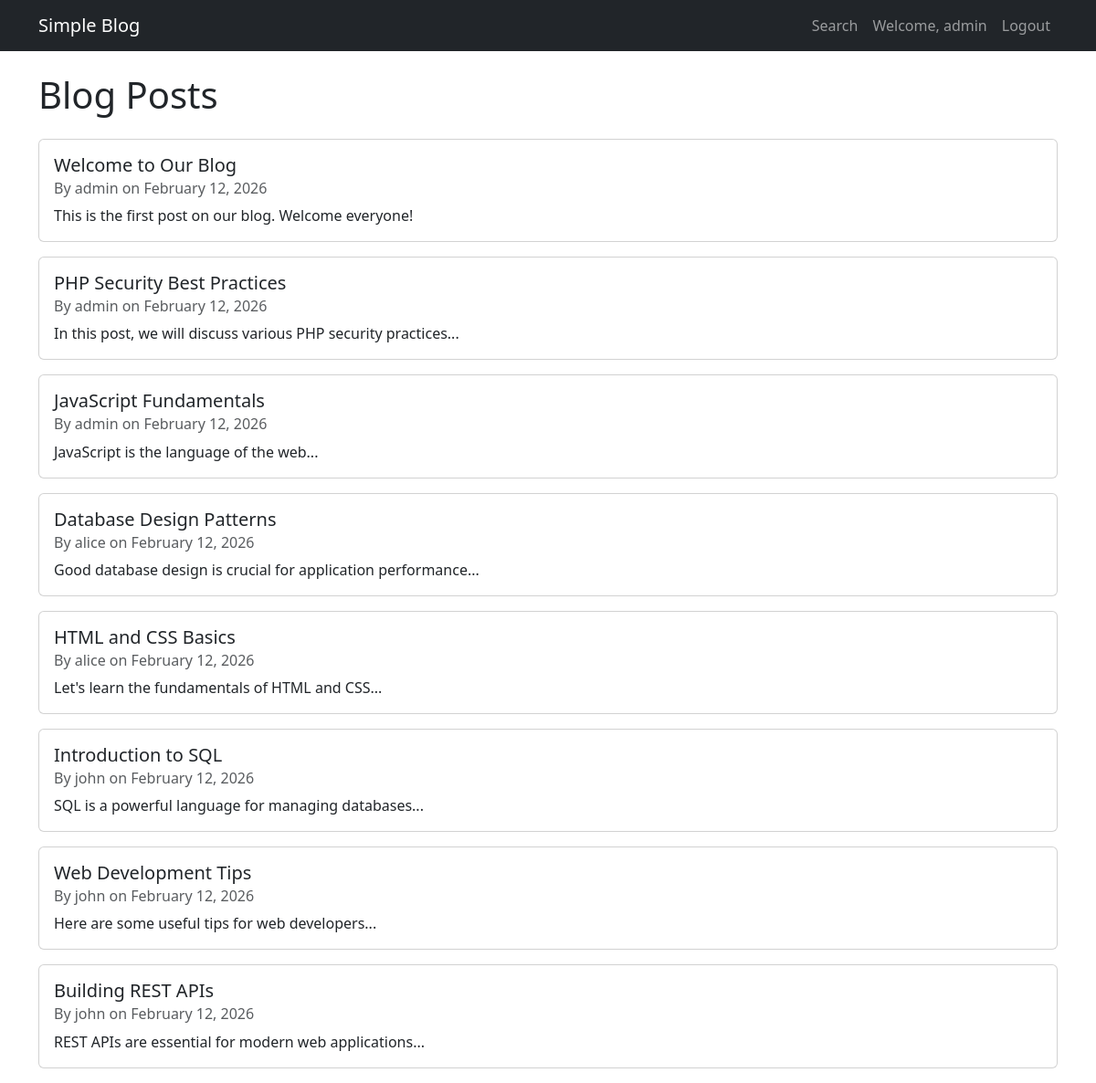
/index.php (signed in), run on the app's committed database.
### tables this page shows
CREATE TABLE IF NOT EXISTS posts (
    id INT AUTO_INCREMENT PRIMARY KEY,
    title VARCHAR(200) NOT NULL,
    content TEXT NOT NULL,
    author_id INT NOT NULL,
    created_at TIMESTAMP DEFAULT CURRENT_TIMESTAMP,
    FOREIGN KEY (author_id) REFERENCES users(id)
);

CREATE TABLE IF NOT EXISTS users (
    id INT AUTO_INCREMENT PRIMARY KEY,
    username VARCHAR(50) NOT NULL UNIQUE,
    password VARCHAR(255) NOT NULL,
    email VARCHAR(100) NOT NULL,
    created_at TIMESTAMP DEFAULT CURRENT_TIMESTAMP
);

### src/index.php (the view, shortened to what this page needs)
<?php
$conn = getConnection();
$sql = "SELECT p.*, u.username FROM posts p JOIN users u ON p.author_id = u.id ORDER BY p.created_at DESC";
$result = $conn->query($sql);
?>
<!DOCTYPE html>
<html lang="en">
<head>
    <link href="https://cdn.jsdelivr.net/npm/bootstrap@5.3.0/dist/css/bootstrap.min.css" rel="stylesheet">
</head>
<body>
    <nav class="navbar navbar-expand-lg navbar-dark bg-dark">
        <div class="container">
            <a class="navbar-brand" href="index.php">Simple Blog</a>
            <div class="navbar-nav ms-auto">
                <a class="nav-link" href="search.php">Search</a>
                <?php if (isset($_SESSION['user_id'])): ?>
                    <span class="nav-link">Welcome, <?php echo htmlspecialchars($_SESSION['username']); ?></span>
                    <a class="nav-link" href="logout.php">Logout</a>
                <?php else: ?>
                    <a class="nav-link" href="login.php">Login</a>
                <?php endif; ?>
            </div>
        </div>
    </nav>
    <div class="container mt-4">
        <h1 class="mb-4">Blog Posts</h1>
        <?php if ($result && $result->num_rows > 0): ?>
            <?php while($post = $result->fetch_assoc()): ?>
                <div class="card mb-3">
                    <div class="card-body">
                        <h5 class="card-title"><?php echo htmlspecialchars($post['title']); ?></h5>
                        <h6 class="card-subtitle mb-2 text-muted">
                            By <?php echo htmlspecialchars($post['username']); ?>
                            on <?php echo date('F j, Y', strtotime($post['created_at'])); ?>
                        </h6>
                        <p class="card-text"><?php echo htmlspecialchars($post['content']); ?></p>
                    </div>
                </div>
            <?php endwhile; ?>
        <?php else: ?>
            <p>No posts found.</p>
        <?php endif; ?>
    </div>
</body>
</html>

### data on the page
posts: title "Welcome to Our Blog", author.username "admin", created_at "February 12, 2026", content "This is the first post on our blog. Welcome everyone!"
posts: title "PHP Security Best Practices", author.username "admin", created_at "February 12, 2026", content "In this post, we will discuss various PHP security practices..."
posts: title "JavaScript Fundamentals", author.username "admin", created_at "February 12, 2026", content "JavaScript is the language of the web..."
posts: title "Database Design Patterns", author.username "alice", created_at "February 12, 2026", content "Good database design is crucial for application performance..."
posts: title "HTML and CSS Basics", author.username "alice", created_at "February 12, 2026", content "Let's learn the fundamentals of HTML and CSS..."
posts: title "Introduction to SQL", author.username "john", created_at "February 12, 2026", content "SQL is a powerful language for managing databases..."
posts: title "Web Development Tips", author.username "john", created_at "February 12, 2026", content "Here are some useful tips for web developers..."
posts: title "Building REST APIs", author.username "john", created_at "February 12, 2026", content "REST APIs are essential for modern web applications..."

### other printed values
$_SESSION['username'] "admin"
